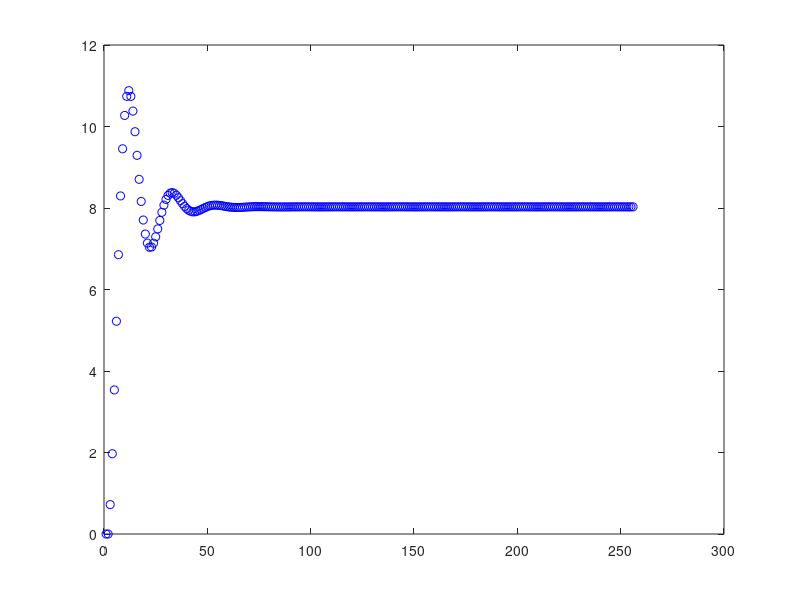

Write the MATLAB code that produced this figure.
%Entrada=U(1:N)
%Salida=Y(1:N)
clear
clc
close all


load('Datos_Tarea2_ASL_NL.mat')
U=Entrada;
Y=Salida;
Phi=[-Y(1:end-2) -Y(2:end-1) U(1:end-2) U(2:end-1)];
Y=[Y(3:end)];
Tetha=Phi\Y;  %Division izquierda \ usando minimos cuadrados


%Modelo ARX: Modelo discreto obtenido en ecuacion en diferencia es:
%Y(k)=-0.8187*Y(k-2)+1.7288*Y(k-1)+0.652*u(k-2)+0.0697*u(k-1);
y(1)=0;
y(2)=0;


for k=3:256
    y(k)=-0.8187*y(k-2)+1.7288*y(k-1)+0.652+0.0697;

end
plot(y,'ob')

% fplot('0.5-0.5*0.9048^x',[0 50],'ob')